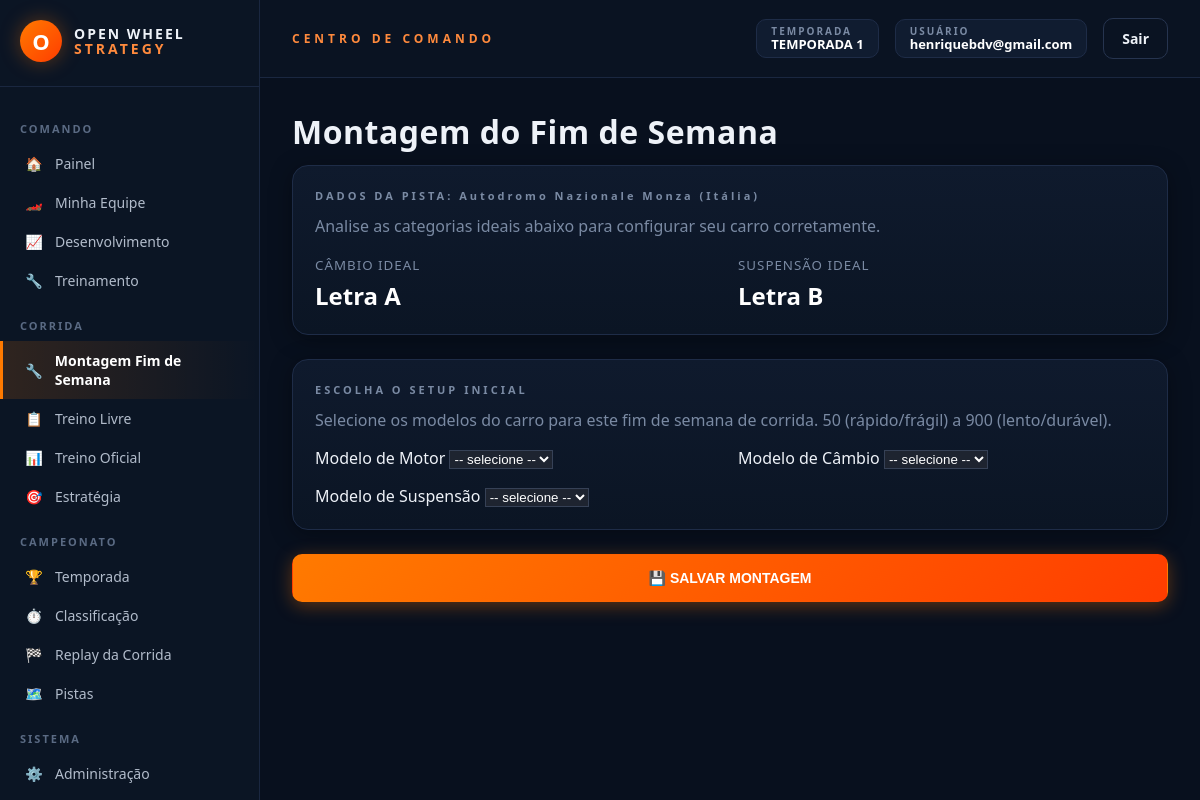
The app's page /montar-fim-de-semana (signed in), older data.
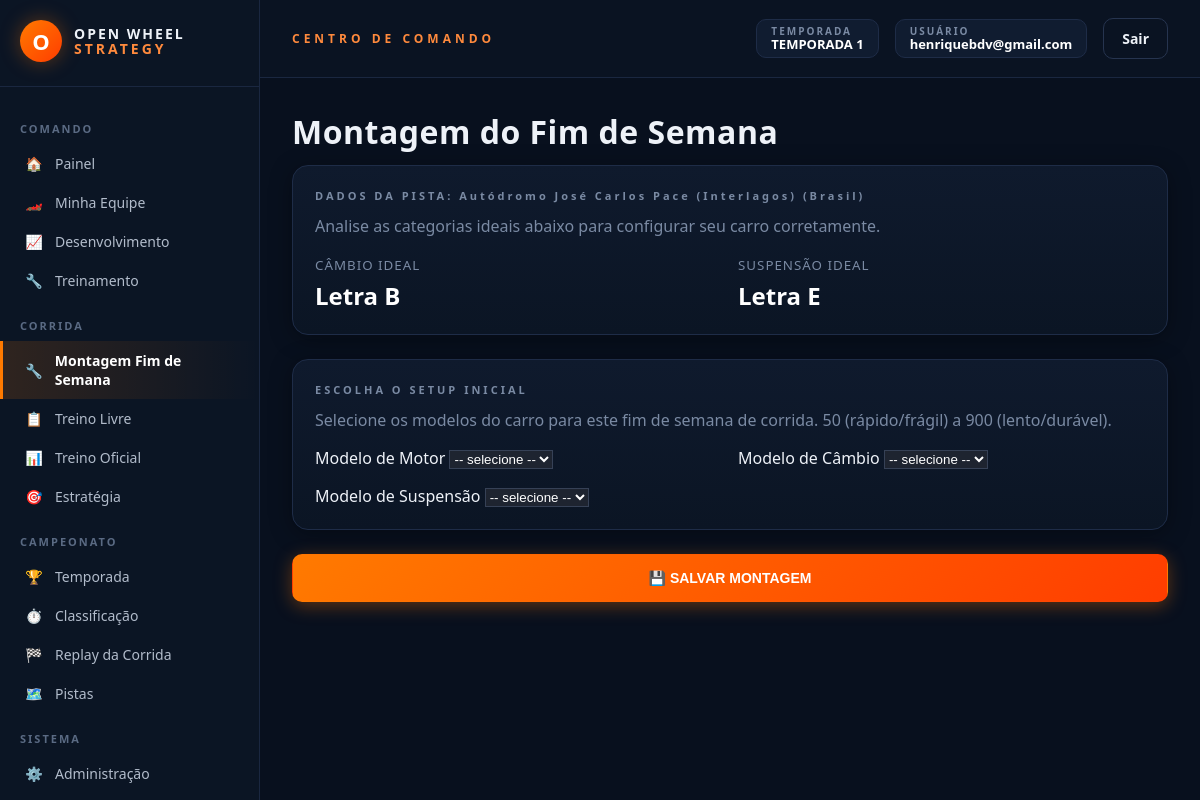
The same page, newer data.
### models_temporada.py (models this page shows, shortened)
class CorridaAgendada(db.Model):
    __tablename__ = "corridas_agendadas"
    id = db.Column(db.Integer, primary_key=True)
    temporada_id = db.Column(db.Integer, db.ForeignKey("temporadas.id"), nullable=False)
    pista_real_id = db.Column(db.Integer, nullable=False)
    pista_nome = db.Column(db.String(120))
    ordem = db.Column(db.Integer, nullable=False)
    executada = db.Column(db.Boolean, default=False, nullable=False)
    data_execucao = db.Column(db.DateTime)
    resultado_json = db.Column(db.Text, default="[]")

### rotas/fim_de_semana.py (the view, shortened to what this page needs)
    @app.route("/montar-fim-de-semana", methods=["GET", "POST"])
    @login_requerido
    def montagem_fim_de_semana():
        usuario = Usuario.query.get(session["usuario_id"])
        if not usuario.equipe:
            return redirect(url_for("minha_equipe"))
        equipe = usuario.equipe
        temporada = Temporada.ativa_atual()
        proxima_corrida = temporada.proxima_corrida() if temporada else None
        if not proxima_corrida:
            return render_template("montagem_fim_de_semana.html", equipe=equipe, pista=None)
        criar_banco_pistas_reais()
        pista = obter_pista_real(proxima_corrida.pista_real_id)
        setup_existente = SetupFimDeSemana.query.filter_by(
            equipe_id=equipe.id, corrida_id=proxima_corrida.id
        ).first()
        if not setup_existente:
            session.pop(f"stint_treino_{equipe.id}", None)
            session.pop(f"treino_sliders_{equipe.id}", None)
            session.pop("treino_livre_salvo", None)
        return render_template(
            "montagem_fim_de_semana.html",
            equipe=equipe,
            pista=pista,
            modelos_disponiveis=modelos_componente.MODELOS,
            setup_existente=setup_existente
        )

### app.py (called while the page is built)
def _registrar_contexto(app):
    @app.context_processor
    def injetar_globais():
        usuario_id = session.get("usuario_id")
        usuario = Usuario.query.get(usuario_id) if usuario_id else None
        return {
            "usuario_logado": usuario,
            "categorias_fornecedor": FORNECEDORES_CONFIG,
            "temporada_ativa": Temporada.ativa_atual(),
        }

### extensoes.py (called while the page is built)
def login_requerido(view_func):
    @functools.wraps(view_func)
    def wrapper(*args, **kwargs):
        if not session.get("usuario_id"):
            return redirect(url_for("login"))
        return view_func(*args, **kwargs)
    return wrapper

### models_temporada.py (called while the page is built)
    @classmethod
    def ativa_atual(cls):
        try:
            return cls.query.filter_by(ativa=True).first()
        except (OperationalError, ProgrammingError, NoSuchTableError):
            return None

    def proxima_corrida(self):
        return next((c for c in self.corridas_agendadas if not c.executada), None)

### pistas_reais_db.py (called while the page is built)
def obter_conexao():
    conexao = sqlite3.connect(CAMINHO_BANCO)
    conexao.row_factory = sqlite3.Row
    return conexao

### templates/montagem_fim_de_semana.html (shortened to what this page needs)
{% extends "base.html" %}
{% block content %}
<div class="d-flex justify-content-between align-items-center mb-3">
    <h1 class="h3">Montagem do Fim de Semana</h1>
</div>
{% if not pista %}
<div class="ows-card">
    <h3 style="color:#ff7a00;">Nenhuma corrida no calendário</h3>
    <p class="ows-muted">Não há nenhuma corrida agendada na temporada ativa no momento. Aguarde o início do campeonato.</p>
</div>
{% else %}
<div class="ows-card" style="margin-bottom: 24px;">
    <h3>DADOS DA PISTA: {{ pista.nome }} ({{ pista.pais }})</h3>
    <p class="ows-muted" style="margin-top:4px;">Analise as categorias ideais abaixo para configurar seu carro corretamente.</p>
    <div class="ows-grid-2" style="margin-top: 16px;">
        <div>
            <small class="ows-muted" style="letter-spacing: 1px;">CÂMBIO IDEAL</small>
            <div style="font-size: 24px; color: #fff; font-weight: bold; margin-top: 4px;">Letra {{ pista.categoria_cambio_ideal }}</div>
        </div>
        <div>
            <small class="ows-muted" style="letter-spacing: 1px;">SUSPENSÃO IDEAL</small>
            <div style="font-size: 24px; color: #fff; font-weight: bold; margin-top: 4px;">Letra {{ pista.categoria_suspensao_ideal }}</div>
        </div>
    </div>
</div>
{% if not (setup_existente and setup_existente.travado) %}
<form method="POST" action="{{ url_for('montagem_fim_de_semana') }}" onsubmit="return confirm('⚠️ Ao salvar, seu carro entra em PARC FERMÉ. Motor, câmbio e suspensão ficam travados pro fim de semana. Romper o lacre depois vai custar R$ 1.000 e você larga em último. Tem certeza que quer salvar?');">
{% else %}
<form>
{% endif %}
    <div class="ows-card" style="margin-bottom: 24px;">
        <h3>ESCOLHA O SETUP INICIAL</h3>
        <p class="ows-muted" style="margin-top:4px;">Selecione os modelos do carro para este fim de semana de corrida. 50 (rápido/frágil) a 900 (lento/durável).</p>
        <div class="ows-grid-3" style="margin-top: 16px;">
            <div>
                <label class="form-label text-muted">Modelo de Motor</label>
                <select name="modelo_motor" class="form-select" style="background:#1e2430; color:#fff; border: 1px solid #364156;" required {% if setup_existente and setup_existente.travado %}disabled{% endif %}>
                    <option value="">-- selecione --</option>
                </select>
            </div>
            <div>
                <label class="form-label text-muted">Modelo de Câmbio</label>
                <select name="modelo_cambio" class="form-select" style="background:#1e2430; color:#fff; border: 1px solid #364156;" required {% if setup_existente and setup_existente.travado %}disabled{% endif %}>
                    <option value="">-- selecione --</option>
                </select>
            </div>
            <div>
                <label class="form-label text-muted">Modelo de Suspensão</label>
                <select name="modelo_suspensao" class="form-select" style="background:#1e2430; color:#fff; border: 1px solid #364156;" required {% if setup_existente and setup_existente.travado %}disabled{% endif %}>
                    <option value="">-- selecione --</option>
                </select>
            </div>
        </div>
    </div>
    {% if not (setup_existente and setup_existente.travado) %}
    <button type="submit" class="ows-btn ows-btn-primary ows-btn-full" style="padding: 15px; font-weight: bold; text-transform: uppercase;">
        💾 Salvar Montagem
    </button>
    {% else %}
    <button type="button" class="ows-btn ows-btn-ghost ows-btn-full" disabled style="padding: 15px; font-weight: bold; text-transform: uppercase;">
        🔒 Montagem Salva e Travada
    </button>
    {% endif %}
</form>
{% endif %}
{% endblock %}

Row changes from the older to the newer data that the page shows:
no longer on this page (row edited): CorridaAgendada: nome "Autodromo Nazionale Monza"
now on this page (row unchanged): CorridaAgendada: nome "Autódromo José Carlos Pace (Interlagos)"
Text that changed along with them:
{{ pista.pais }}: "Itália" → "Brasil"
{{ pista.categoria_cambio_ideal }}: "A" → "B"
{{ pista.categoria_suspensao_ideal }}: "B" → "E"
